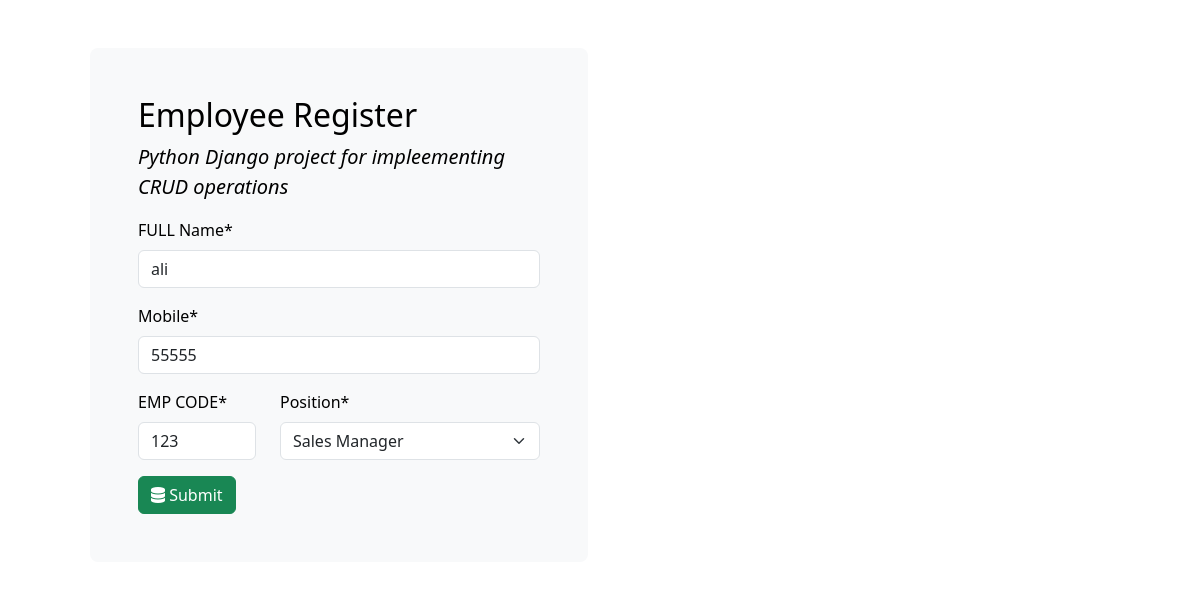
Page /employee/edit/4 on the committed database.
### base/models.py (models this page shows, shortened)
class ModelEmployee(models.Model):
    full_name=models.CharField(max_length=25)
    mobile=models.IntegerField()
    emp_code=models.IntegerField()
    position=models.ForeignKey(Position,on_delete=models.CASCADE)

### base/views.py (the view)
# urls.py: path("edit/<int:pk>",edit,name="edit"),
def edit(request,pk):
    employee=ModelEmployee.objects.get(id=pk)
    form=FormEmployee(instance=employee)
    return render(request,"base/index.html",{"form":form})

### base/forms.py
class FormEmployee(forms.ModelForm):
    class Meta:
        model=ModelEmployee
        fields=(
            "full_name",
            "mobile",
            "emp_code",
            "position",
        )
        labels={
            'full_name':'FULL Name',
            'emp_code':'EMP CODE'
        }

### base/models.py (called while the page is built)
    def __str__(self):
        return self.title

### templates/base/index.html (shortened to what this page needs)
{% extends 'base.html' %}
{% load crispy_forms_tags %}
{% block content %}
<form  method="POST">
    {{form.full_name|as_crispy_field}}
    {{form.mobile|as_crispy_field}}
    <div class="row">
        <div class="col-md-4">
            {{form.emp_code|as_crispy_field}}
        </div>
        <div class="col md-8">
            {{form.position|as_crispy_field}}
        </div>
    </div>
    <button type="Submit" class="btn btn-success">
        <i class="fa-solid fa-database"></i>
        Submit</button>
</form>
{% endblock content %}

### rows in the picture
ModelEmployee: full_name "ali", mobile "55555", emp_code "123", position "Sales Manager"
